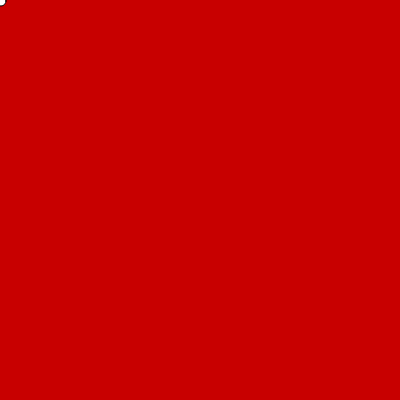
Frame 1 (no input)
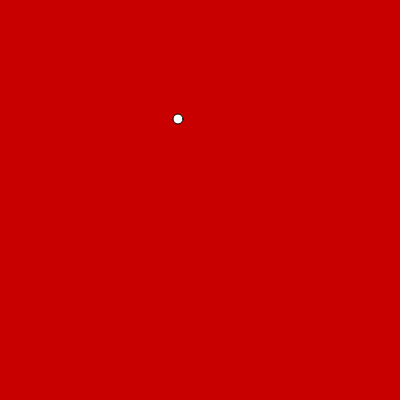
Frame 60 (no input)
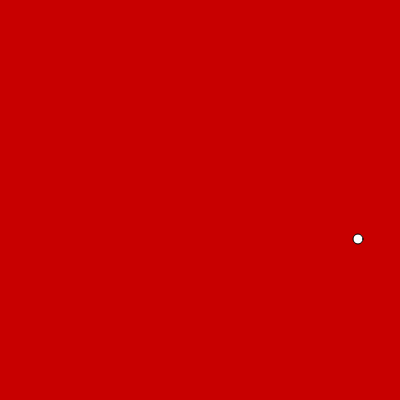
Frame 120 (the mouse pressed at the canvas centre since frame 60)

The p5.js sketch that drew these frames (run headless with seeded random() and noise() and a simulated clock; from frame 60 on, the mouse is pressed at the canvas centre):

// p5.js sketch
// ── sketch.js
var x = 1;
var y = 1;
var x_speed = 3;
var y_speed = 2;
var canvas
function setup() {
	createCanvas(400,400);
	frameRate(60);
}

function draw() {
	/*
	var r = round(random(0,255));
	var g = round(random(0,255));
	var b = round(random(0,255));
	background(r,g,b);
	*/
	background(200,0,0);
	moving_circle();
}

function moving_circle() {
	fill(255);
	ellipse(x,y,10,10);
	if (x > 400 || x < 0){
		x_speed *= -1;
	}
	if (y > 400 || y < 0){
		y_speed *= -1;
	}
	x += x_speed;
	y += y_speed;
}
